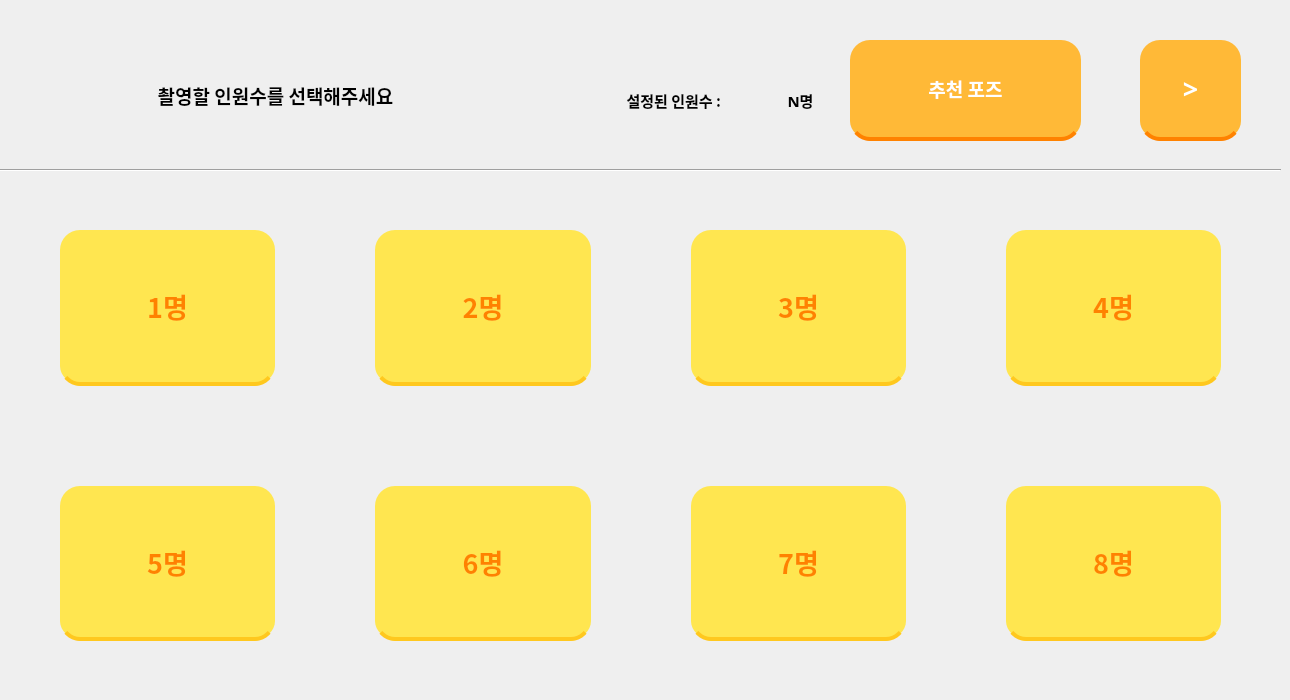
    <widget class="QWidget" name="ChoosePeoplePage">
     <widget class="QLabel" name="label_3">
      <property name="geometry">
       <rect>
        <x>40</x>
        <y>60</y>
        <width>471</width>
        <height>71</height>
       </rect>
      </property>
      <property name="font">
       <font>
        <family>Leferi Base Type Bold</family>
        <weight>75</weight>
        <bold>true</bold>
       </font>
      </property>
      <property name="text">
       <string>&lt;html&gt;&lt;head/&gt;&lt;body&gt;&lt;p align=&quot;center&quot;&gt;&lt;span style=&quot; font-size:14pt; font-weight:600;&quot;&gt;촬영할 인원수를 선택해주세요&lt;/span&gt;&lt;/p&gt;&lt;/body&gt;&lt;/html&gt;</string>
      </property>
     </widget>
     <widget class="Line" name="line_2">
      <property name="geometry">
       <rect>
        <x>0</x>
        <y>160</y>
        <width>1281</width>
        <height>20</height>
       </rect>
      </property>
      <property name="orientation">
       <enum>Qt::Horizontal</enum>
      </property>
     </widget>
     <widget class="QLabel" name="label_4">
      <property name="geometry">
       <rect>
        <x>590</x>
        <y>80</y>
        <width>171</width>
        <height>41</height>
       </rect>
      </property>
      <property name="font">
       <font>
        <family>Leferi Base Type Bold</family>
        <weight>75</weight>
        <bold>true</bold>
       </font>
      </property>
      <property name="text">
       <string>&lt;html&gt;&lt;head/&gt;&lt;body&gt;&lt;p align=&quot;center&quot;&gt;&lt;span style=&quot; font-size:11pt;&quot;&gt;설정된 인원수 : &lt;/span&gt;&lt;/p&gt;&lt;/body&gt;&lt;/html&gt;</string>
      </property>
     </widget>
     <widget class="QLabel" name="NowPeople">
      <property name="geometry">
       <rect>
        <x>770</x>
        <y>80</y>
        <width>61</width>
        <height>41</height>
       </rect>
      </property>
      <property name="font">
       <font>
        <family>Leferi Base Type Bold</family>
        <weight>75</weight>
        <bold>true</bold>
       </font>
      </property>
      <property name="text">
       <string>&lt;html&gt;&lt;head/&gt;&lt;body&gt;&lt;p align=&quot;center&quot;&gt;&lt;span style=&quot; font-size:11pt;&quot;&gt;N명&lt;/span&gt;&lt;/p&gt;&lt;/body&gt;&lt;/html&gt;</string>
      </property>
     </widget>
     <widget class="QPushButton" name="RecommandBtn">
      <property name="geometry">
       <rect>
        <x>850</x>
        <y>40</y>
        <width>231</width>
        <height>101</height>
       </rect>
      </property>
      <property name="font">
       <font>
        <family>Leferi Base Type</family>
        <pointsize>14</pointsize>
        <weight>75</weight>
        <bold>true</bold>
       </font>
      </property>
      <property name="styleSheet">
       <string notr="true">QPushButton{
	color: white;
    background-color: #FFB937		;
    padding: 12px;
    border-radius: 4px;
    border-bottom: 4px solid #FF8200;
	border-radius: 20px;
}</string>
      </property>
      <property name="text">
       <string>추천 포즈</string>
      </property>
     </widget>
     <widget class="QPushButton" name="NextBtn">
      <property name="geometry">
       <rect>
        <x>1140</x>
        <y>40</y>
        <width>101</width>
        <height>101</height>
       </rect>
      </property>
      <property name="font">
       <font>
        <family>Leferi Base Type Bold</family>
        <pointsize>20</pointsize>
        <weight>75</weight>
        <bold>true</bold>
       </font>
      </property>
      <property name="styleSheet">
       <string notr="true">QPushButton{
	color: white;
    background-color: #FFB937		;
    padding: 12px;
    border-radius: 4px;
    border-bottom: 4px solid #FF8200;
	border-radius: 20px;
}</string>
      </property>
      <property name="text">
       <string>&gt;</string>
      </property>
     </widget>
     <widget class="QWidget" name="gridLayoutWidget">
      <property name="geometry">
       <rect>
        <x>10</x>
        <y>180</y>
        <width>1261</width>
        <height>511</height>
       </rect>
      </property>
      <layout class="QGridLayout" name="gridLayout">
       <property name="leftMargin">
        <number>50</number>
       </property>
       <property name="topMargin">
        <number>50</number>
       </property>
       <property name="rightMargin">
        <number>50</number>
       </property>
       <property name="bottomMargin">
        <number>50</number>
       </property>
       <property name="spacing">
        <number>100</number>
       </property>
       <item row="0" column="2">
        <widget class="QPushButton" name="Btn3">
         <property name="sizePolicy">
          <sizepolicy hsizetype="Preferred" vsizetype="Preferred">
           <horstretch>0</horstretch>
           <verstretch>0</verstretch>
          </sizepolicy>
         </property>
         <property name="font">
          <font>
           <family>Leferi Base Type Bold</family>
           <pointsize>20</pointsize>
           <weight>75</weight>
           <bold>true</bold>
          </font>
         </property>
         <property name="styleSheet">
          <string notr="true">QPushButton{
	color: #FF8200;
    background-color: #FFE650		;
    padding: 12px;
    border-radius: 4px;
    border-bottom: 4px solid #FFC81E;
	border-radius: 20px;
}</string>
         </property>
         <property name="text">
          <string>3명</string>
         </property>
        </widget>
       </item>
       <item row="1" column="0">
        <widget class="QPushButton" name="Btn5">
         <property name="sizePolicy">
          <sizepolicy hsizetype="Preferred" vsizetype="Preferred">
           <horstretch>0</horstretch>
           <verstretch>0</verstretch>
          </sizepolicy>
         </property>
         <property name="font">
          <font>
           <family>Leferi Base Type Bold</family>
           <pointsize>20</pointsize>
           <weight>75</weight>
           <bold>true</bold>
          </font>
         </property>
         <property name="styleSheet">
          <string notr="true">QPushButton{
	color: #FF8200;
    background-color: #FFE650		;
    padding: 12px;
    border-radius: 4px;
    border-bottom: 4px solid #FFC81E;
	border-radius: 20px;
}</string>
         </property>
         <property name="text">
          <string>5명</string>
         </property>
        </widget>
       </item>
       <item row="0" column="0">
        <widget class="QPushButton" name="Btn1">
         <property name="enabled">
          <bool>true</bool>
         </property>
         <property name="sizePolicy">
          <sizepolicy hsizetype="Preferred" vsizetype="Preferred">
           <horstretch>0</horstretch>
           <verstretch>0</verstretch>
          </sizepolicy>
         </property>
         <property name="font">
          <font>
           <family>Leferi Base Type Bold</family>
           <pointsize>20</pointsize>
           <weight>75</weight>
           <bold>true</bold>
          </font>
         </property>
         <property name="contextMenuPolicy">
          <enum>Qt::DefaultContextMenu</enum>
         </property>
         <property name="styleSheet">
          <string notr="true">QPushButton{
	color: #FF8200;
    background-color: #FFE650		;
    padding: 12px;
    border-radius: 4px;
    border-bottom: 4px solid #FFC81E;
	border-radius: 20px;
}</string>
         </property>
         <property name="text">
          <string>1명</string>
         </property>
        </widget>
       </item>
       <item row="1" column="1">
        <widget class="QPushButton" name="Btn6">
         <property name="sizePolicy">
          <sizepolicy hsizetype="Preferred" vsizetype="Preferred">
           <horstretch>0</horstretch>
           <verstretch>0</verstretch>
          </sizepolicy>
         </property>
         <property name="font">
          <font>
           <family>Leferi Base Type Bold</family>
           <pointsize>20</pointsize>
           <weight>75</weight>
           <bold>true</bold>
          </font>
         </property>
         <property name="styleSheet">
          <string notr="true">QPushButton{
	color: #FF8200;
    background-color: #FFE650		;
    padding: 12px;
    border-radius: 4px;
    border-bottom: 4px solid #FFC81E;
	border-radius: 20px;
}</string>
         </property>
         <property name="text">
          <string>6명</string>
         </property>
        </widget>
       </item>
       <item row="0" column="1">
        <widget class="QPushButton" name="Btn2">
         <property name="sizePolicy">
          <sizepolicy hsizetype="Preferred" vsizetype="Preferred">
           <horstretch>0</horstretch>
           <verstretch>0</verstretch>
          </sizepolicy>
         </property>
         <property name="font">
          <font>
           <family>Leferi Base Type Bold</family>
           <pointsize>20</pointsize>
           <weight>75</weight>
           <bold>true</bold>
          </font>
         </property>
         <property name="styleSheet">
          <string notr="true">QPushButton{
	color: #FF8200;
    background-color: #FFE650		;
    padding: 12px;
    border-radius: 4px;
    border-bottom: 4px solid #FFC81E;
	border-radius: 20px;
}</string>
         </property>
         <property name="text">
          <string>2명</string>
         </property>
        </widget>
       </item>
       <item row="0" column="3">
        <widget class="QPushButton" name="Btn4">
         <property name="sizePolicy">
          <sizepolicy hsizetype="Preferred" vsizetype="Preferred">
           <horstretch>0</horstretch>
           <verstretch>0</verstretch>
          </sizepolicy>
         </property>
         <property name="font">
          <font>
           <family>Leferi Base Type Bold</family>
           <pointsize>20</pointsize>
           <weight>75</weight>
           <bold>true</bold>
          </font>
         </property>
         <property name="styleSheet">
          <string notr="true">QPushButton{
	color: #FF8200;
    background-color: #FFE650		;
    padding: 12px;
    border-radius: 4px;
    border-bottom: 4px solid #FFC81E;
	border-radius: 20px;
}</string>
         </property>
         <property name="text">
          <string>4명</string>
         </property>
        </widget>
       </item>
       <item row="1" column="2">
        <widget class="QPushButton" name="Btn7">
         <property name="sizePolicy">
          <sizepolicy hsizetype="Preferred" vsizetype="Preferred">
           <horstretch>0</horstretch>
           <verstretch>0</verstretch>
          </sizepolicy>
         </property>
         <property name="font">
          <font>
           <family>Leferi Base Type Bold</family>
           <pointsize>20</pointsize>
           <weight>75</weight>
           <bold>true</bold>
          </font>
         </property>
         <property name="styleSheet">
          <string notr="true">QPushButton{
	color: #FF8200;
    background-color: #FFE650		;
    padding: 12px;
    border-radius: 4px;
    border-bottom: 4px solid #FFC81E;
	border-radius: 20px;
}</string>
         </property>
         <property name="text">
          <string>7명</string>
         </property>
        </widget>
       </item>
       <item row="1" column="3">
        <widget class="QPushButton" name="Btn8">
         <property name="sizePolicy">
          <sizepolicy hsizetype="Preferred" vsizetype="Preferred">
           <horstretch>0</horstretch>
           <verstretch>0</verstretch>
          </sizepolicy>
         </property>
         <property name="font">
          <font>
           <family>Leferi Base Type Bold</family>
           <pointsize>20</pointsize>
           <weight>75</weight>
           <bold>true</bold>
          </font>
         </property>
         <property name="styleSheet">
          <string notr="true">QPushButton{
	color: #FF8200;
    background-color: #FFE650		;
    padding: 12px;
    border-radius: 4px;
    border-bottom: 4px solid #FFC81E;
	border-radius: 20px;
}</string>
         </property>
         <property name="text">
          <string>8명</string>
         </property>
        </widget>
       </item>
      </layout>
     </widget>
    </widget>
